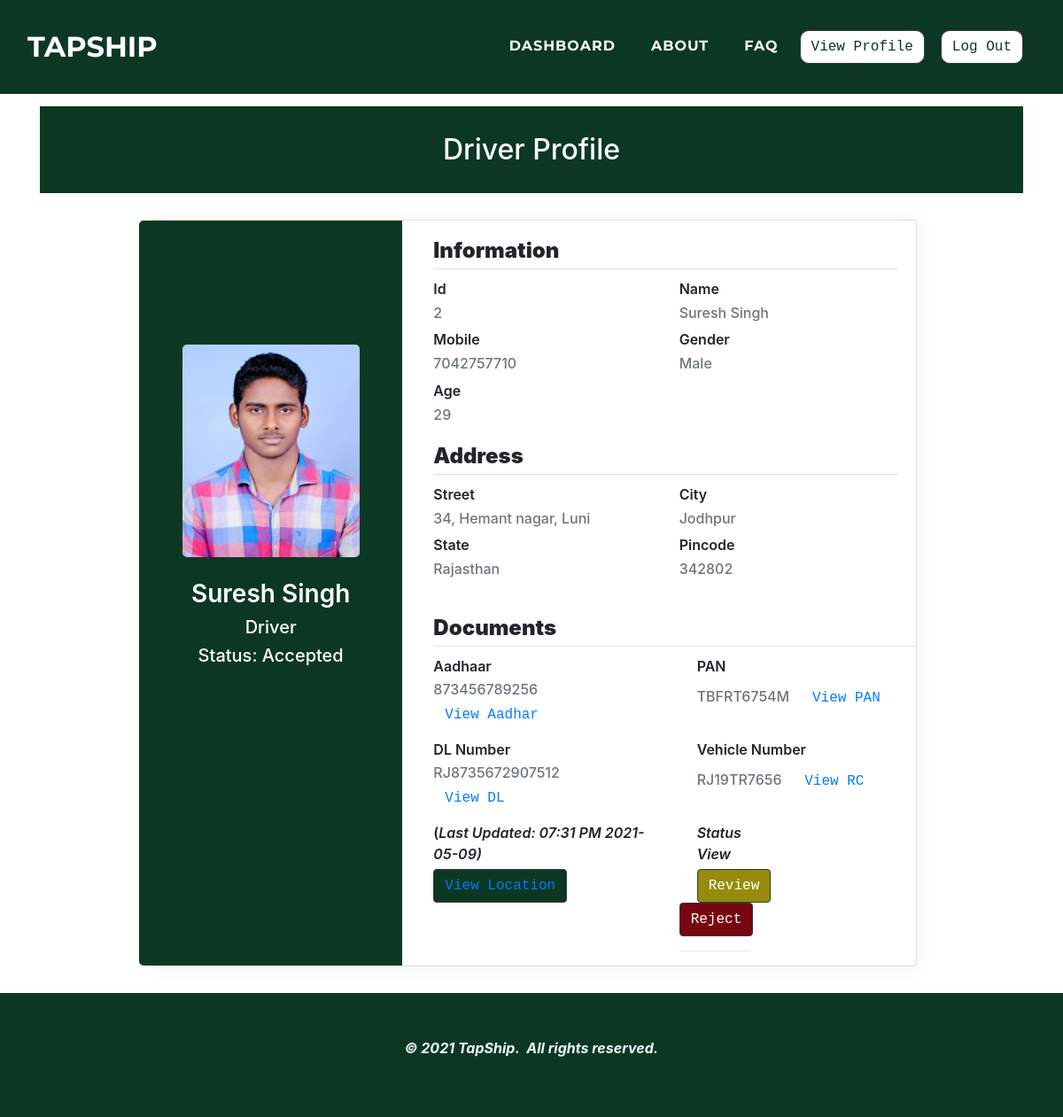
/admin/driverprofile.php?d_mobile=7042757710 (signed in), run on an earlier commit of the app's database.
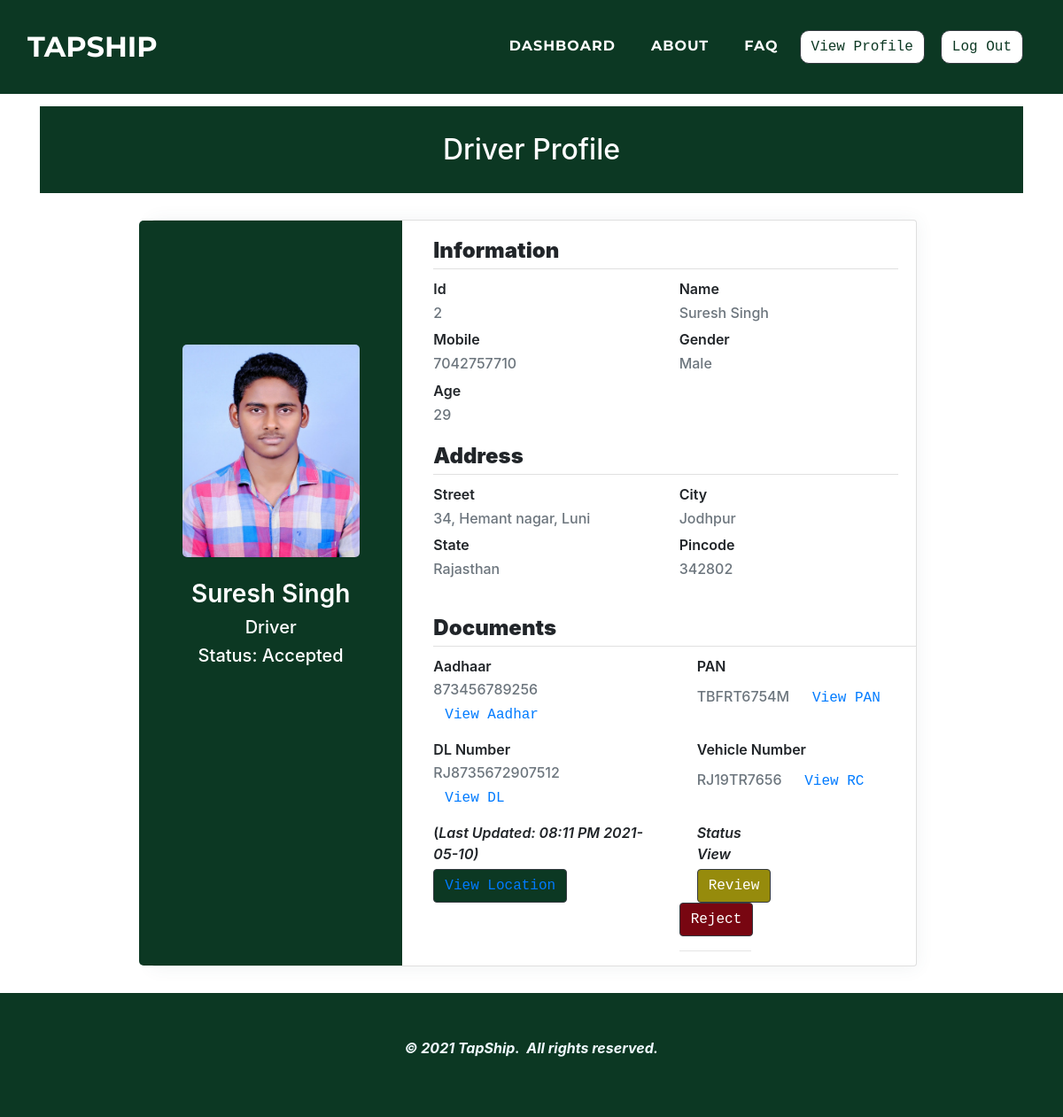
And on a later commit of the database.
### tables this page shows
CREATE TABLE `driver` (
  `d_id` int(11) NOT NULL,
  `d_name` varchar(50) NOT NULL,
  `d_mobile` varchar(25) NOT NULL,
  `d_gender` varchar(25) NOT NULL,
  `d_age` varchar(10) NOT NULL,
  `d_street` varchar(50) NOT NULL,
  `d_city` varchar(25) NOT NULL,
  `d_state` varchar(25) NOT NULL,
  `d_pincode` varchar(10) NOT NULL,
  `d_aadhar` varchar(25) NOT NULL,
  `d_aadharpdf` varchar(100) NOT NULL,
  `d_pan` varchar(25) NOT NULL,
  `d_panpdf` varchar(100) NOT NULL,
  `d_photo` varchar(100) NOT NULL,
  `d_dlnumber` varchar(25) NOT NULL,
  `d_dlpdf` varchar(100) NOT NULL,
  `d_vehiclenumber` varchar(25) NOT NULL,
  `d_vehiclercpdf` varchar(100) NOT NULL,
  `d_lat` varchar(100) DEFAULT NULL,
  `d_long` varchar(100) DEFAULT NULL,
  `d_date` varchar(500) NOT NULL,
  `d_time` varchar(500) NOT NULL,
  `d_password` varchar(25) NOT NULL,
  `d_approve` varchar(10) NOT NULL
);

### admin/driverprofile.php (the view, shortened to what the changed rows need)
<!doctype html>
<html>
<head>
    <link rel="stylesheet" href="../assets/bootstrap/css/bootstrap.min.css">
    <link rel="stylesheet" href="../assets/fonts/font-awesome.min.css">
    <link rel="stylesheet" href="../assets/fonts/ionicons.min.css">
    <link rel="stylesheet" href="../assets/css/Article-List.css">
    <link rel="stylesheet" href="../assets/css/Footer-Dark.css">
    <link rel="stylesheet" href="../assets/css/Highlight-Blue.css">
    <link rel="stylesheet" href="https://cdnjs.cloudflare.com/ajax/libs/animate.css/3.5.2/animate.min.css">
    <link rel="stylesheet" href="https://cdnjs.cloudflare.com/ajax/libs/aos/2.2.0/aos.css">
    <link rel="stylesheet" href="../assets/css/Login-Form-Clean.css">
    <link rel="stylesheet" href="../assets/css/table-style.css">
    <link rel="stylesheet" href="../assets/css/profile.css">
    <link href='https://maxcdn.bootstrapcdn.com/bootstrap/4.0.0/css/bootstrap.min.css' rel='stylesheet'>
    <link href='https://cdnjs.cloudflare.com/ajax/libs/MaterialDesign-Webfont/3.6.95/css/materialdesignicons.css' rel='stylesheet'>
</head>
<body oncontextmenu='return false' class='snippet-body'>
    <div class="page-content page-container" id="page-content">
        <?php
        $con = mysqli_connect("localhost", "root", "", "tapship");
        $d_mobile = $_GET['d_mobile'];
        $query = " select * from driver where d_mobile=" . $d_mobile . "";
        $result = mysqli_query($con, $query);
        while ($res = mysqli_fetch_assoc($result)) {
            $d_id =  $res['d_id'];
            $d_name =  $res['d_name'];
            $d_gender =  $res['d_gender'];
            $d_age =  $res['d_age'];
            $d_street =  $res['d_street'];
            $d_city =  $res['d_city'];
            $d_state =  $res['d_state'];
            $d_pincode =  $res['d_pincode'];
            $d_aadhar =  $res['d_aadhar'];
            $d_pan =  $res['d_pan'];
            $d_dlnumber =  $res['d_dlnumber'];
            $d_vehiclenumber =  $res['d_vehiclenumber'];
            $d_photo =  $res['d_photo'];
            $d_approve =  $res['d_approve'];
            $d_time = $res['d_time'];
            $d_date = $res['d_date'];
        }
        ?>
        <div class="features-boxed">
            <div class="container" style="background: #ffffff;">
                <div class="intro" style="background: #0c3823;margin-top: 120px;margin-bottom: 30px;">
                    <h2 class="text-center" data-aos="fade" style="color: rgb(255,255,255);padding: 30px;margin-bottom: 0px;">Driver Profile</h2>
                </div>
            </div>
        </div>
        <div class="padding">
            <div class="row container d-flex justify-content-center">
                <div class="col-xl-12 col-md-12">
                    <div class="card user-card-full">
                        <div class="row m-l-0 m-r-0">
                            <div class="col-md-4 bg-c-lite-green user-profile">
                                <div class="card-block text-center text-white">
                                    <div class="m-b-25"> <img src="../drivers/<?php echo  $d_photo; ?>" width="200" height="240" align="center" class="img-radius" alt="User-Profile-Image"> </div>
                                    <h3 class="f-w-600"><?php echo "$d_name" ?></h3>
                                    <h5>Driver</h5>
                                    <h5>Status: <?php if ($d_approve == "1") {
                                                    echo "No Action";
                                                } else if ($d_approve == "2") {
                                                    echo " Accepted";
                                                } else if ($d_approve == "3") {
                                                    echo "Review";
                                                } else if ($d_approve == "4") {
                                                    echo "Rejected";
                                                } else if ($d_approve == "5") {
                                                    echo "Resubmitted";
                                                }
                                                ?>
                                    </h5>
                                </div>
                            </div>
                            <div class="col-sm-8">
                                <div class="card-block">
                                    <div class="row">
                                        <div class="col-sm-6">
                                            <p class="m-b-10 f-w-600">Id</p>
                                            <h6 class="text-muted f-w-400"><?php echo "$d_id" ?></h6>
                                        </div>
                                        <div class="col-sm-6">
                                            <p class="m-b-10 f-w-600">Name</p>
                                            <h6 class="text-muted f-w-400"><?php echo "$d_name" ?></h6>
                                        </div>
                                        <div class="col-sm-6">
                                            <p class="m-b-10 f-w-600">Gender</p>
                                            <h6 class="text-muted f-w-400"><?php echo "$d_gender" ?></h6>
                                        </div>
                                        <div class="col-sm-6">
                                            <p class="m-b-10 f-w-600">Age</p>
                                            <h6 class="text-muted f-w-400"><?php echo "$d_age" ?></h6>
                                        </div>
                                    </div>
                                    <div class="row">
                                        <div class="col-sm-6">
                                            <p class="m-b-10 f-w-600">Street</p>
                                            <h6 class="text-muted f-w-400"><?php echo "$d_street" ?></h6>
                                        </div>
                                        <div class="col-sm-6">
                                            <p class="m-b-10 f-w-600">City</p>
                                            <h6 class="text-muted f-w-400"><?php echo "$d_city" ?></h6>
                                        </div>
                                        <div class="col-sm-6">
                                            <p class="m-b-10 f-w-600">State</p>
                                            <h6 class="text-muted f-w-400"><?php echo "$d_state" ?></h6>
                                        </div>
                                        <div class="col-sm-6">
                                            <p class="m-b-10 f-w-600">Pincode</p>
                                            <h6 class="text-muted f-w-400"><?php echo "$d_pincode" ?></h6>
                                        </div>
                                    </div>
                                </div>
                                <div class="row">
                                    <div class="col-sm-6">
                                        <p class="m-b-10 m-l-20 f-w-600">Aadhaar</p>
                                        <h6 class="text-muted m-l-20 f-w-400"><?php echo "$d_aadhar" ?> <button class="btn btn-grey text-monospace"></button></h6>
                                    </div>
                                    <div class="col-sm-6">
                                        <p class="m-b-10  m-l-20 f-w-600">PAN</p>
                                        <h6 class="text-muted m-l-20 f-w-400"><?php echo "$d_pan" ?> <button class="btn btn-grey text-monospace"></button></h6>
                                    </div>
                                    <div class="col-sm-6">
                                        <p class="m-b-10  m-l-20 f-w-600">DL Number</p>
                                        <h6 class="text-muted m-l-20 f-w-400"><?php echo "$d_dlnumber" ?> <button class="btn btn-grey text-monospace"></button></h6>
                                    </div>
                                    <div class="col-sm-6">
                                        <p class="m-b-10  m-l-20 f-w-600">Vehicle Number</p>
                                        <h6 class="text-muted m-l-20 f-w-400"><?php echo "$d_vehiclenumber" ?> <button class="btn btn-grey text-monospace"></button></h6>
                                    </div>
                                    <div class="col-sm-6">
                                        <p class="m-b-10  m-l-20 f-w-600"> (<i>Last Updated: <?php echo "$d_time" ?>&nbsp<?php echo "$d_date" ?><i>)</p>
                                    </div>
                                </div>
                            </div>
                        </div>
                    </div>
                </div>
            </div>
        </div>
    </div>
</body>
</html>

What changed in the data, as far as the page shows it:
changed driver "Suresh Singh": d_time "07:31 PM" → "08:11 PM"; d_date "2021-05-09" → "2021-05-10"
